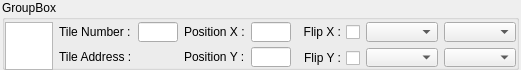
<?xml version="1.0" encoding="UTF-8"?>
<ui version="4.0">
 <class>ObjectWidget</class>
 <widget class="QWidget" name="ObjectWidget">
  <property name="geometry">
   <rect>
    <x>0</x>
    <y>0</y>
    <width>503</width>
    <height>70</height>
   </rect>
  </property>
  <property name="sizePolicy">
   <sizepolicy hsizetype="Minimum" vsizetype="Fixed">
    <horstretch>0</horstretch>
    <verstretch>0</verstretch>
   </sizepolicy>
  </property>
  <property name="minimumSize">
   <size>
    <width>0</width>
    <height>70</height>
   </size>
  </property>
  <property name="maximumSize">
   <size>
    <width>16777215</width>
    <height>67</height>
   </size>
  </property>
  <property name="windowTitle">
   <string>Form</string>
  </property>
  <layout class="QHBoxLayout" name="horizontalLayout">
   <property name="leftMargin">
    <number>2</number>
   </property>
   <property name="topMargin">
    <number>0</number>
   </property>
   <property name="rightMargin">
    <number>2</number>
   </property>
   <property name="bottomMargin">
    <number>0</number>
   </property>
   <item>
    <widget class="QGroupBox" name="groupBox">
     <property name="title">
      <string>GroupBox</string>
     </property>
     <property name="flat">
      <bool>true</bool>
     </property>
     <layout class="QHBoxLayout" name="horizontalLayout_3">
      <property name="leftMargin">
       <number>0</number>
      </property>
      <property name="topMargin">
       <number>2</number>
      </property>
      <property name="rightMargin">
       <number>0</number>
      </property>
      <property name="bottomMargin">
       <number>0</number>
      </property>
      <item>
       <widget class="QGraphicsView" name="tile_graphicsView">
        <property name="sizePolicy">
         <sizepolicy hsizetype="Fixed" vsizetype="Fixed">
          <horstretch>0</horstretch>
          <verstretch>0</verstretch>
         </sizepolicy>
        </property>
        <property name="minimumSize">
         <size>
          <width>48</width>
          <height>48</height>
         </size>
        </property>
        <property name="maximumSize">
         <size>
          <width>48</width>
          <height>48</height>
         </size>
        </property>
        <property name="verticalScrollBarPolicy">
         <enum>Qt::ScrollBarAlwaysOff</enum>
        </property>
        <property name="horizontalScrollBarPolicy">
         <enum>Qt::ScrollBarAlwaysOff</enum>
        </property>
       </widget>
      </item>
      <item>
       <layout class="QFormLayout" name="tile_layout">
        <property name="formAlignment">
         <set>Qt::AlignLeading|Qt::AlignLeft|Qt::AlignVCenter</set>
        </property>
        <item row="0" column="0">
         <widget class="QLabel" name="tile_number_label">
          <property name="sizePolicy">
           <sizepolicy hsizetype="Preferred" vsizetype="Fixed">
            <horstretch>0</horstretch>
            <verstretch>0</verstretch>
           </sizepolicy>
          </property>
          <property name="minimumSize">
           <size>
            <width>0</width>
            <height>20</height>
           </size>
          </property>
          <property name="maximumSize">
           <size>
            <width>16777215</width>
            <height>20</height>
           </size>
          </property>
          <property name="text">
           <string>Tile Number :</string>
          </property>
         </widget>
        </item>
        <item row="0" column="1">
         <widget class="QLineEdit" name="tile_number_lineEdit">
          <property name="sizePolicy">
           <sizepolicy hsizetype="Fixed" vsizetype="Fixed">
            <horstretch>0</horstretch>
            <verstretch>0</verstretch>
           </sizepolicy>
          </property>
          <property name="minimumSize">
           <size>
            <width>40</width>
            <height>20</height>
           </size>
          </property>
          <property name="maximumSize">
           <size>
            <width>40</width>
            <height>20</height>
           </size>
          </property>
          <property name="alignment">
           <set>Qt::AlignCenter</set>
          </property>
         </widget>
        </item>
        <item row="1" column="0">
         <widget class="QLabel" name="tile_address_label">
          <property name="sizePolicy">
           <sizepolicy hsizetype="Preferred" vsizetype="Fixed">
            <horstretch>0</horstretch>
            <verstretch>0</verstretch>
           </sizepolicy>
          </property>
          <property name="minimumSize">
           <size>
            <width>0</width>
            <height>20</height>
           </size>
          </property>
          <property name="maximumSize">
           <size>
            <width>16777215</width>
            <height>20</height>
           </size>
          </property>
          <property name="text">
           <string>Tile Address :</string>
          </property>
         </widget>
        </item>
        <item row="1" column="1">
         <widget class="QLabel" name="tile_address_value_label">
          <property name="sizePolicy">
           <sizepolicy hsizetype="Preferred" vsizetype="Fixed">
            <horstretch>0</horstretch>
            <verstretch>0</verstretch>
           </sizepolicy>
          </property>
          <property name="minimumSize">
           <size>
            <width>0</width>
            <height>20</height>
           </size>
          </property>
          <property name="maximumSize">
           <size>
            <width>16777215</width>
            <height>20</height>
           </size>
          </property>
          <property name="text">
           <string/>
          </property>
          <property name="alignment">
           <set>Qt::AlignCenter</set>
          </property>
         </widget>
        </item>
       </layout>
      </item>
      <item>
       <layout class="QFormLayout" name="position_layout">
        <property name="formAlignment">
         <set>Qt::AlignLeading|Qt::AlignLeft|Qt::AlignVCenter</set>
        </property>
        <item row="0" column="0">
         <widget class="QLabel" name="position_x_label">
          <property name="sizePolicy">
           <sizepolicy hsizetype="Preferred" vsizetype="Fixed">
            <horstretch>0</horstretch>
            <verstretch>0</verstretch>
           </sizepolicy>
          </property>
          <property name="minimumSize">
           <size>
            <width>0</width>
            <height>20</height>
           </size>
          </property>
          <property name="maximumSize">
           <size>
            <width>16777215</width>
            <height>20</height>
           </size>
          </property>
          <property name="text">
           <string>Position X :</string>
          </property>
         </widget>
        </item>
        <item row="1" column="0">
         <widget class="QLabel" name="position_y_label">
          <property name="sizePolicy">
           <sizepolicy hsizetype="Preferred" vsizetype="Fixed">
            <horstretch>0</horstretch>
            <verstretch>0</verstretch>
           </sizepolicy>
          </property>
          <property name="minimumSize">
           <size>
            <width>0</width>
            <height>20</height>
           </size>
          </property>
          <property name="maximumSize">
           <size>
            <width>16777215</width>
            <height>20</height>
           </size>
          </property>
          <property name="text">
           <string>Position Y :</string>
          </property>
         </widget>
        </item>
        <item row="0" column="1">
         <widget class="QLineEdit" name="position_x_lineEdit">
          <property name="sizePolicy">
           <sizepolicy hsizetype="Fixed" vsizetype="Fixed">
            <horstretch>0</horstretch>
            <verstretch>0</verstretch>
           </sizepolicy>
          </property>
          <property name="minimumSize">
           <size>
            <width>40</width>
            <height>20</height>
           </size>
          </property>
          <property name="maximumSize">
           <size>
            <width>40</width>
            <height>20</height>
           </size>
          </property>
          <property name="alignment">
           <set>Qt::AlignCenter</set>
          </property>
         </widget>
        </item>
        <item row="1" column="1">
         <widget class="QLineEdit" name="position_y_lineEdit">
          <property name="sizePolicy">
           <sizepolicy hsizetype="Fixed" vsizetype="Fixed">
            <horstretch>0</horstretch>
            <verstretch>0</verstretch>
           </sizepolicy>
          </property>
          <property name="minimumSize">
           <size>
            <width>40</width>
            <height>20</height>
           </size>
          </property>
          <property name="maximumSize">
           <size>
            <width>40</width>
            <height>20</height>
           </size>
          </property>
          <property name="alignment">
           <set>Qt::AlignCenter</set>
          </property>
         </widget>
        </item>
       </layout>
      </item>
      <item>
       <layout class="QVBoxLayout" name="flip_layout">
        <item>
         <widget class="QCheckBox" name="flip_x_checkBox">
          <property name="sizePolicy">
           <sizepolicy hsizetype="Minimum" vsizetype="Fixed">
            <horstretch>0</horstretch>
            <verstretch>0</verstretch>
           </sizepolicy>
          </property>
          <property name="minimumSize">
           <size>
            <width>0</width>
            <height>20</height>
           </size>
          </property>
          <property name="maximumSize">
           <size>
            <width>16777215</width>
            <height>20</height>
           </size>
          </property>
          <property name="layoutDirection">
           <enum>Qt::RightToLeft</enum>
          </property>
          <property name="text">
           <string>Flip X :</string>
          </property>
         </widget>
        </item>
        <item>
         <widget class="QCheckBox" name="flip_y_checkBox">
          <property name="sizePolicy">
           <sizepolicy hsizetype="Minimum" vsizetype="Fixed">
            <horstretch>0</horstretch>
            <verstretch>0</verstretch>
           </sizepolicy>
          </property>
          <property name="minimumSize">
           <size>
            <width>0</width>
            <height>20</height>
           </size>
          </property>
          <property name="maximumSize">
           <size>
            <width>16777215</width>
            <height>20</height>
           </size>
          </property>
          <property name="layoutDirection">
           <enum>Qt::RightToLeft</enum>
          </property>
          <property name="text">
           <string>Flip Y :</string>
          </property>
         </widget>
        </item>
       </layout>
      </item>
      <item>
       <layout class="QVBoxLayout" name="priority_bank_layout">
        <item>
         <widget class="QComboBox" name="priority_comboBox"/>
        </item>
        <item>
         <widget class="QComboBox" name="tile_bank_comboBox"/>
        </item>
       </layout>
      </item>
      <item>
       <layout class="QVBoxLayout" name="palette_layout">
        <item>
         <widget class="QComboBox" name="dmg_palette_comboBox"/>
        </item>
        <item>
         <widget class="QComboBox" name="cgb_palette_comboBox"/>
        </item>
       </layout>
      </item>
      <item>
       <spacer name="horizontalSpacer">
        <property name="orientation">
         <enum>Qt::Horizontal</enum>
        </property>
        <property name="sizeHint" stdset="0">
         <size>
          <width>0</width>
          <height>20</height>
         </size>
        </property>
       </spacer>
      </item>
     </layout>
    </widget>
   </item>
  </layout>
 </widget>
 <resources/>
 <connections/>
</ui>
